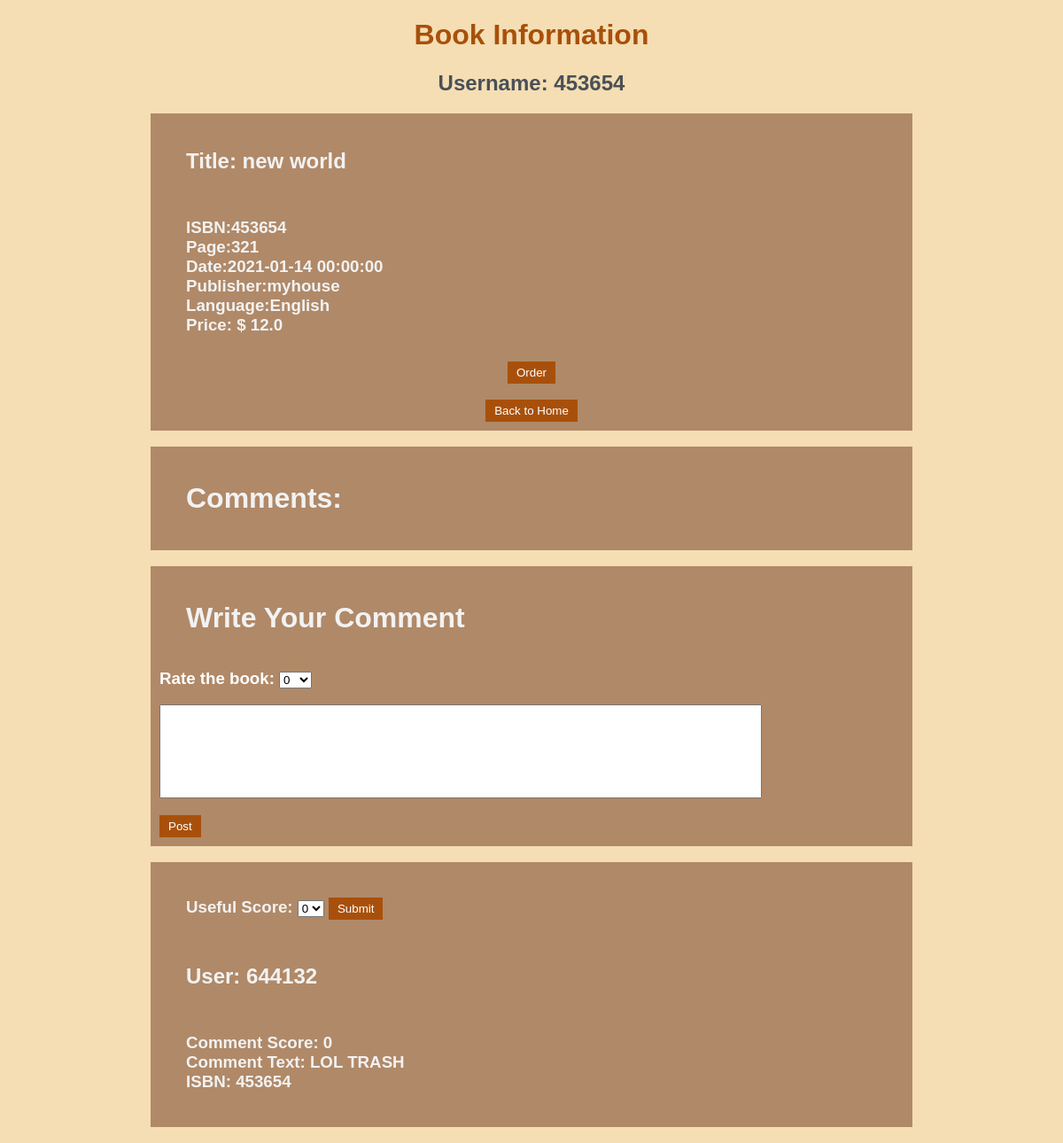
/oneBook/453654/453654, run on the app's committed database.
### app.py (models this page shows)
class Book(db.Model):
    ISBN = db.Column(db.Integer,nullable=False,primary_key=True)
    title = db.Column(db.String(30),nullable=False)
    page = db.Column(db.Integer)
    date = db.Column(db.DateTime,nullable=False, default=datetime.utcnow)
    publisher = db.Column(db.String(30), nullable=False)
    language = db.Column(db.String(30),nullable=False,default="English")
    stock = db.Column(db.Integer,nullable=False)
    price = db.Column(db.Float,nullable=False)

class Comment(db.Model):
    __tablename__ = 'comment'
    comment = db.Column(db.Integer,primary_key=True)
    ISBN = db.Column(db.Integer,db.ForeignKey('book.ISBN', ondelete='CASCADE'),nullable=False)
    username = db.Column(db.String(20),db.ForeignKey('user.username', ondelete='CASCADE'),nullable=False)
    text = db.Column(db.String(100))
    usefulscore = db.Column(db.Integer,default=1)
    comsocore = db.Column(db.Integer,default=5)
    __table_args__ = (
    db.UniqueConstraint(
        ISBN, username
        ),
    )

### app.py (the view)
@app.route('/oneBook/<isbn>/<id>')
def oneBook(isbn,id):
    book=Book.query.get_or_404(isbn)
    comments=Comment.query.all()
    return render_template("singleBook.html",nbook=book,user=id,allcom=comments)

### templates/singleBook.html (shortened to what this page needs)
{% extends "base.html" %}
{% block body %}
<h1 id=top>Book Information</h1>
<h2 id=top>Username: {{user}}</h2>
<div class=bookinfo>
        <h2 id=eachb>Title: {{nbook.title}}</h2>
        <h3 id=eachb>
        ISBN:{{nbook.ISBN}}<br>
        Page:{{nbook.page}}<br>
        Date:{{nbook.date}}<br>
        Publisher:{{nbook.publisher}}<br>
        Language:{{nbook.language}}<br>
        Price: &#36 {{nbook.price}}
        </h3>
        <div class="toIndex"><form action='/order/{{nbook.ISBN}}/{{user}}'>
        <input class="viewbutton" type="submit" value="Order"></form>
        </div><br>
        <div class="toIndex"><form action='/main/{{user}}' >
            <input class="viewbutton" type="submit" value="Back to Home"></form></div>
</div>
<br>
<div class=bookinfo><h1 id=eachb>Comments:</h1></div><br>
<div class=bookinfo><h1 id=eachb>Write Your Comment</h1>
    <form action='/addcomment/{{user}}/{{nbook.ISBN}}' method="POST">
        <h3 style="color: white;">
        Rate the book:
        <select name="cscore" id="comment">
            <option value="0">0</option>
        </select>
    </h3>
        <h3><input class='comment' type="text" name="text"></h3>
        <input class="viewbutton" type="submit" value="Post">
    </form>
</div>
<br>
{%if allcom != None %}
    {%for comment in allcom%}
        {%if comment.ISBN==nbook.ISBN%}
    <div class=bookinfo>
        {%if user!=comment.username%}
        <form action='/adduseful/{{comment.comment}}/{{nbook.ISBN}}/{{user}}' method="POST">
            <h3 id=eachb>Useful Score:
            <select name="uscore" id="comment">
                <option value="0">0</option>
            </select>
            <input class="viewbutton" type="submit" value="Submit">
            </h3>
        </form>
        {%endif%}
        <h2 id=eachb>User: {{comment.username}}</h2>
        <h3 id=eachb>
        Comment Score: {{comment.comsocore}}<br>
        Comment Text: {{comment.text}}<br>
        ISBN: {{comment.ISBN}}
        </h3>
    </div><br>
        {%endif%}
    {%endfor%}
{%else%}
<div class=bookinfo>
    <h2 id=eachb>No Comments yet!</h2>
</div><br>
{%endif%}
{% endblock %}

### static/css/main.css (style rules this page uses)
body { margin:0; font-family: sans-serif; background-color: wheat; }
h1 { font-family:'Gill Sans', 'Gill Sans MT', Calibri, 'Trebuchet MS', sans-serif ; color: #A8500B; }
h2 { color:#495057; }
h3 { color:#495057; }
.bookinfo { margin: auto; width: 70%; padding: 10px; background-color: #b08968; }
#eachb { margin: 10px; padding:20px; color: #f2f2f2; }
.toIndex { display: flex; justify-content: center; text-align: center; }
#top { text-align: center; }
.comment { width: 80%; height: 100px; }
.viewbutton { background-color: #A8500B; border: none; color: white; padding: 5px 10px; text-align: center; text-decoration: none; display: inline-block; }

### data on the page
Book: title "new world", ISBN "453654", page "321", date "2021-01-14 00:00:00", publisher "myhouse", language "English", price "12.0"
Comment: username "644132", comsocore "0", text "LOL TRASH", ISBN "453654"

### other printed values
{{ user }} "453654"
